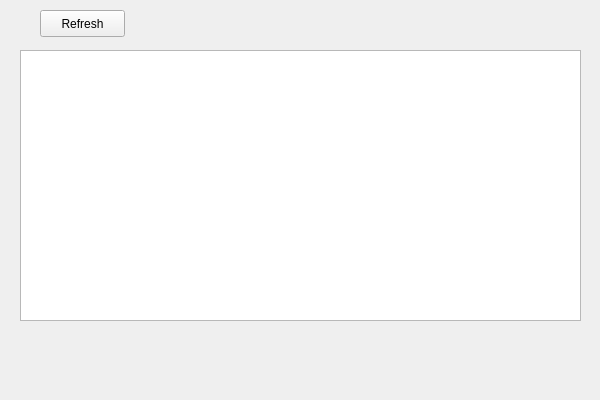
<?xml version="1.0" encoding="UTF-8"?>
<ui version="4.0">
 <class>Widget</class>
 <widget class="QWidget" name="Widget">
  <property name="geometry">
   <rect>
    <x>0</x>
    <y>0</y>
    <width>600</width>
    <height>400</height>
   </rect>
  </property>
  <property name="windowTitle">
   <string>Widget</string>
  </property>
  <widget class="QListWidget" name="listWidget">
   <property name="geometry">
    <rect>
     <x>20</x>
     <y>50</y>
     <width>561</width>
     <height>271</height>
    </rect>
   </property>
  </widget>
  <widget class="QPushButton" name="pushButton">
   <property name="geometry">
    <rect>
     <x>40</x>
     <y>10</y>
     <width>85</width>
     <height>27</height>
    </rect>
   </property>
   <property name="text">
    <string>Refresh</string>
   </property>
  </widget>
 </widget>
 <layoutdefault spacing="6" margin="11"/>
 <resources/>
 <connections/>
</ui>
